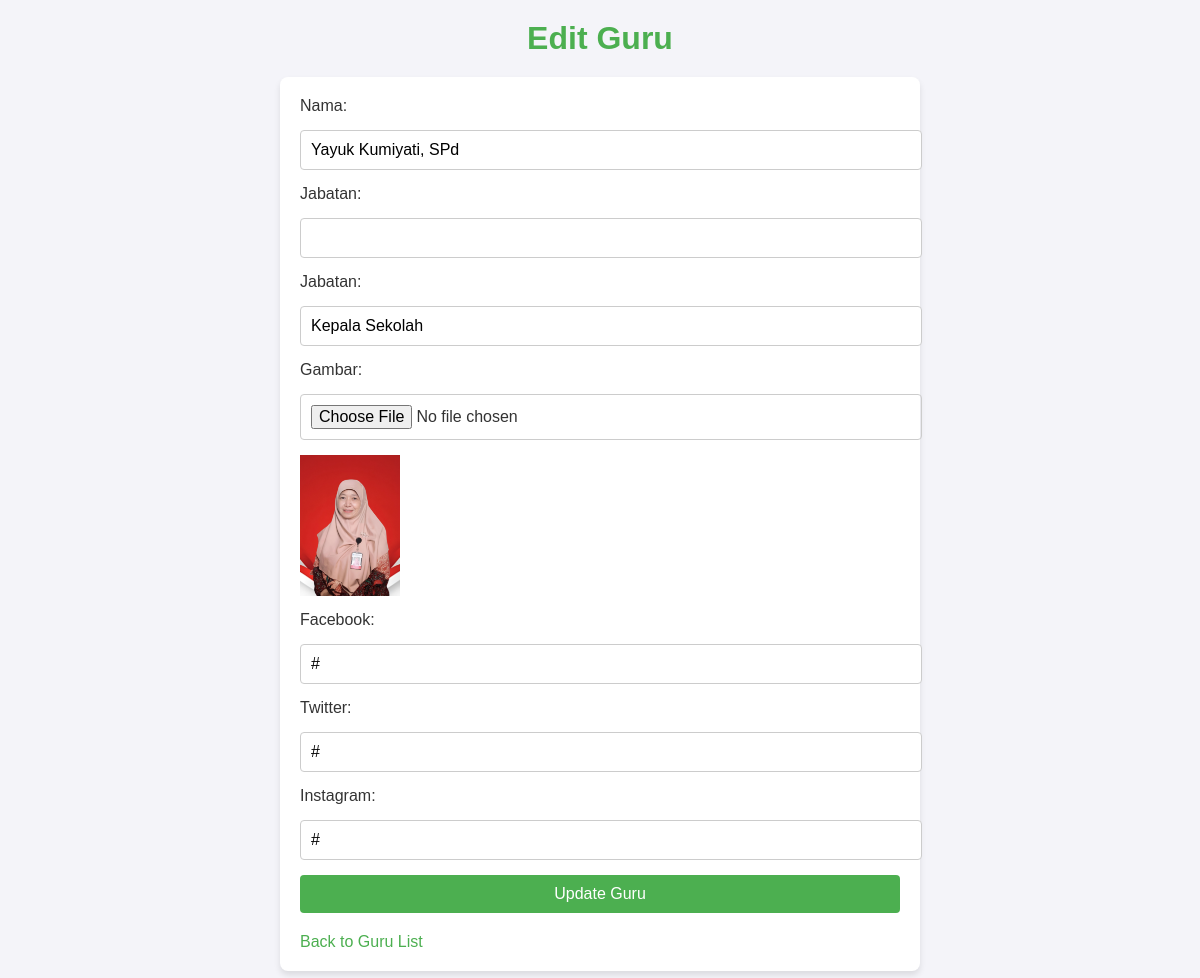
The page /edit_konten_guru.php?id=1 on the database its author committed.
### tables this page shows
CREATE TABLE `guru` (
  `id` int(11) NOT NULL,
  `nama` varchar(255) NOT NULL,
  `jabatan` varchar(255) NOT NULL,
  `gambar` varchar(255) NOT NULL,
  `facebook` varchar(255) DEFAULT NULL,
  `twitter` varchar(255) DEFAULT NULL,
  `instagram` varchar(255) DEFAULT NULL
);

### edit_konten_guru.php (the view, shortened to what this page needs)
<?php include "koneksi.php" ;
$id = $_GET['id'];
$result = $conn->query("SELECT * FROM guru WHERE id = $id");
$guru = $result->fetch_assoc();
?>
<!DOCTYPE html>
<html lang="en">
<head>
</head>
<body>
    <h1>Edit Guru</h1>
    <div class="container">
        <form action="" method="POST" enctype="multipart/form-data">
            <label for="nama">Nama:</label>
            <input type="text" name="nama" id="nama" value="<?php echo $guru['nama']; ?>" required>
            <label for="jabatan">Jabatan:</label>
            <input type="text" name="jabatan            <label for="jabatan">Jabatan:</label>
            <input type="text" name="jabatan" id="jabatan" value="<?php echo $guru['jabatan']; ?>" required>
            <label for="gambar">Gambar:</label>
            <input type="file" name="gambar" id="gambar">
            <img src="uploads/<?php echo $guru['gambar']; ?>" alt="Gambar Guru" width="100">
            <label for="facebook">Facebook:</label>
            <input type="text" name="facebook" id="facebook" value="<?php echo $guru['facebook']; ?>">
            <label for="twitter">Twitter:</label>
            <input type="text" name="twitter" id="twitter" value="<?php echo $guru['twitter']; ?>">
            <label for="instagram">Instagram:</label>
            <input type="text" name="instagram" id="instagram" value="<?php echo $guru['instagram']; ?>">
            <button type="submit">Update Guru</button>
        </form>
        <a href="konten_guru.php">Back to Guru List</a>
    </div>
</body>
</html>

### edit_konten_guru.php (style rules this page uses)
body { font-family: Arial, sans-serif; margin: 0; padding: 0; background-color: #f4f4f9; color: #333; }
h1 { text-align: center; margin: 20px 0; color: #4CAF50; }
.container { max-width: 600px; margin: 20px auto; background: #fff; border-radius: 8px; box-shadow: 0 4px 6px rgba(0, 0, 0, 0.1); padding: 20px; }
form { display: flex; flex-direction: column; gap: 15px; }
input[type="text"], input[type="file"], input[type="number"], textarea { width: 100%; padding: 10px; border: 1px solid #ccc; border-radius: 4px; font-size: 16px; }
button { padding: 10px 20px; background: #4CAF50; border: none; color: #fff; font-size: 16px; border-radius: 4px; cursor: pointer; transition: background 0.3s; }
a { display: inline-block; margin-top: 20px; text-align: center; color: #4CAF50; text-decoration: none; font-size: 16px; }

### rows shown on the page
guru: nama "Yayuk Kumiyati, SPd", jabatan "Kepala Sekolah", gambar (picture), facebook "#", twitter "#", instagram "#"
